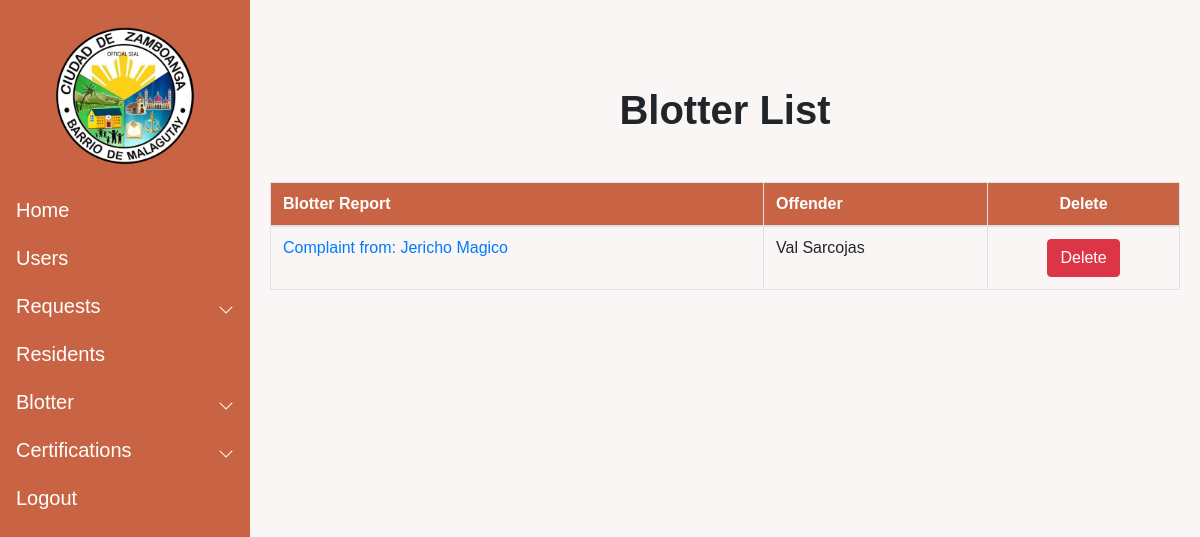
/blotter_display/ (signed in), run on an earlier commit of the app's database.
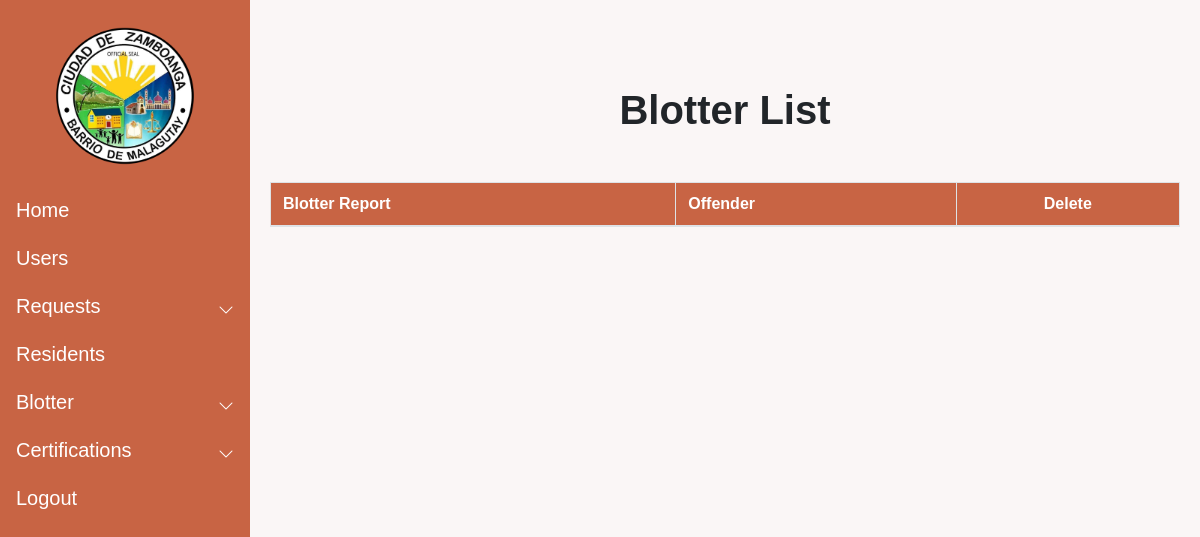
And on a later commit of the database.
### Blotter/models.py (models this page shows)
class Blotreport (models.Model):
    Offender = models.ForeignKey (Resident, null = True, blank=True, default = None, on_delete = models.CASCADE)
    Offender_unregistered = models.CharField(max_length=50, null=True, blank=True, verbose_name="Offender")
    Complainant = models.CharField (max_length = 50)
    Complaint = models.TextField(max_length = 1000)
    Facts = models.TextField(max_length=250)
    Unregistered = models.BooleanField(default = False)
    created_date = models.DateTimeField (auto_now_add=True)
    modified_date = models.DateTimeField (auto_now=True)

### Resident/models.py (models this page shows)
class Resident (models.Model):
    pic = models.ImageField(null=True, blank = True, verbose_name="Profile Picture", upload_to= "images/", default='images/default_pp.jpg')
    First_name = models.CharField(max_length=50)
    Last_name = models.CharField(max_length=50)
    Middle_name = models.CharField(max_length=50)
    Birthdate = models.DateField(auto_now_add=False, auto_now=False)
    Gender_choices = (
        ('Male','Male'),
        ('Female','Female')
        )
    Gender = models.CharField(max_length=100, choices=Gender_choices, default = "Not Specified")
    Contact = models.CharField(max_length=11)
    Phealthnone = 'None'
    Phealth_choices = (
        ('None', 'None'),
        ('Employed','Employed'),
        ('Voluntary','Voluntary'),
        ('OFW','OFW'),
        ('Sponsored','Sponsored'),
        ('Indigent','Indigent'),
        ('Lifetime','Lifetime'),
        ('Senior','Senior')
    )
    Philhealth_membership = models.CharField(max_length=100,choices=Phealth_choices,default=Phealthnone,verbose_name="Philhealth Membership Type")
    Cstatus_choices = (
        ('Single','Single'),
        ('Married','Married'),
        ('Separated','Separated'),
        ('Widowed','Widowed'),
        )
    Marital_status = models.CharField(max_length=100, choices = Cstatus_choices, default = "")
    Citizenship = models.CharField(max_length=100)
    Religion = models.CharField(max_length=100)
    Occupation = models.CharField(max_length=100, null=True, blank=True)
    Vac_choices = (
        ('Vaccinated','Vaccinated'),
        ('Unvaccinated','Unvaccinated')
    )
    Vaccination = models.CharField(max_length=100, choices = Vac_choices, verbose_name="Vaccination Status", default="")
    Address = models.TextField(max_length=250, verbose_name="Street Address")
    Blacklisted = models.BooleanField(default = False)
    created_date = models.DateTimeField(auto_now_add=True)
    modified_date = models.DateTimeField(auto_now=True)
    def __str__(self):
        return f'{self.First_name} {self.Last_name}'

### Blotter/views.py (the view)
# urls.py: path('blotter_display/', Blotter_display, name = "blotter_display"),
@login_required(login_url='login')
def Blotter_display(request):
    Blotter_obj = Blotreport.objects.all()
    context = {
        'Blotter_obj' : Blotter_obj
    }
    return render(request, "blotter/blotter_display.html", context = context)

### templates/blotter/blotter_display.html (shortened to what this page needs)
{%  extends 'base.html' %}
{% load static %}
{% block content %}
<h1 style="text-align: center;"><b>Blotter List</b></h1>
  <div class="container-fluid mt-5 mb-5">
        <table class = "table table-bordered table-hover mt-2 mb-5" id="Display">
          <thead>
              <tr>
                <th>Blotter Report</th>
                <th>Offender</th>
                <th style="text-align: center;">Delete</th>
            </tr>
          </thead>
          <tbody>
                {% for blot in Blotter_obj %}
                <tr>
                  <td><a href="{% url 'blotter_details' blot.id %}">Complaint from: {{blot.Complainant}}</a></td>
                  {% if blot.Unregistered == True %}
                  <td>{{blot.Offender_unregistered}}</td>
                  {% else %}
                  <td>{{blot.Offender}}</a></td>
                  {% endif %}
                  <td style="text-align: center;"><a href="{% url 'delete_report' blot.id %}" class="btn btn-danger" role="button">Delete</a></td>
                </tr>
                {% endfor %}
          </tbody>
        </table>
    </div>
{% endblock content %}

What changed in the data, as far as the page shows it:
removed Blotreport: Complainant "Jericho Magico", Offender "Val Sarcojas"
